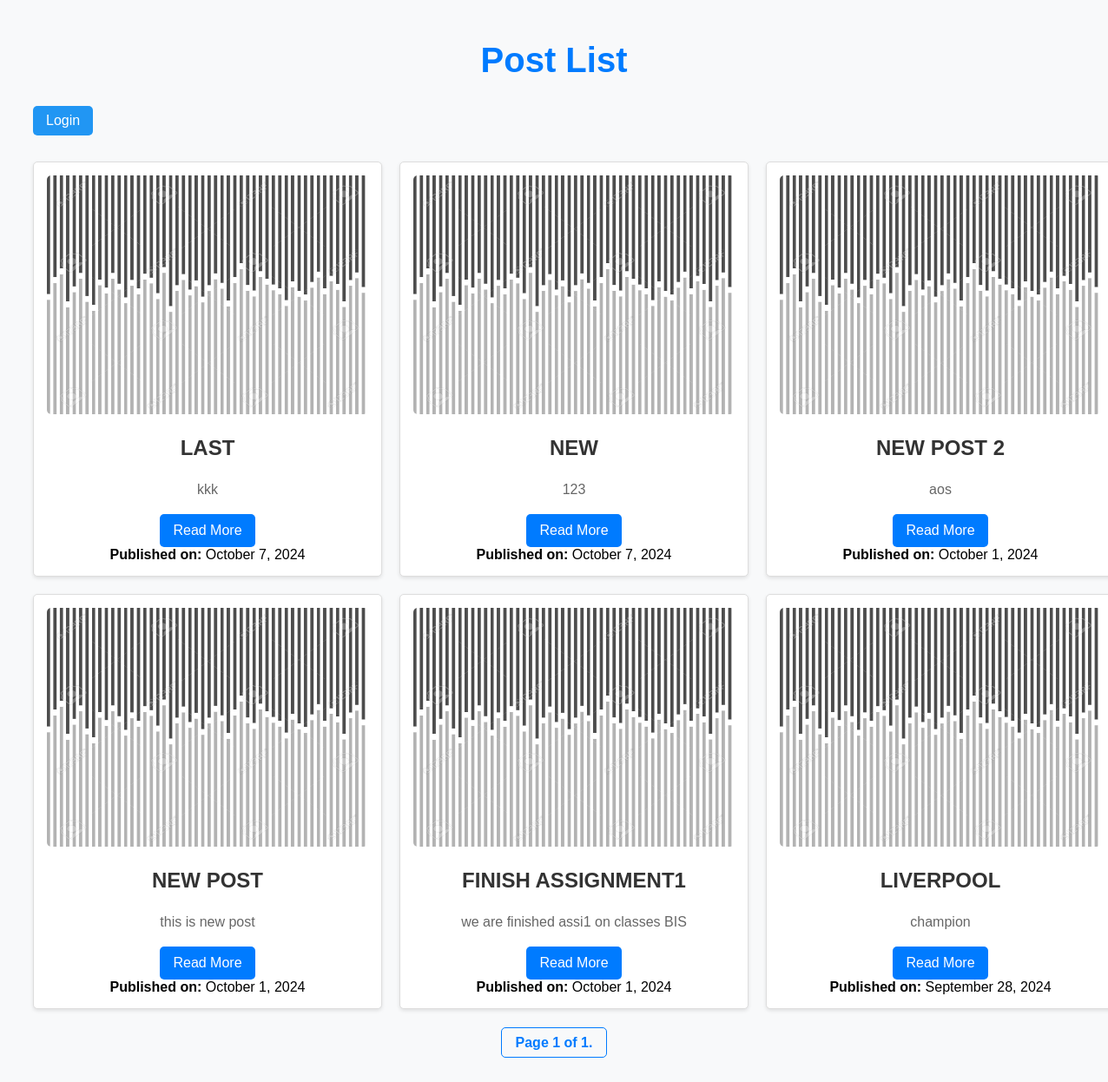
The page / on the database its author committed.
### blog/models.py (models this page shows, shortened)
class Post(models.Model):
    Title = models.CharField(max_length=250)
    Content = models.TextField()
    Created_at = models.DateTimeField(auto_now_add=True)
    Author = models.ForeignKey(User, on_delete=models.CASCADE)

### blog/views.py (the view)
# urls.py: path('', post_list, name='home'),
@csrf_exempt
def post_list(request):
    query = request.GET.get('q')
    posts = Post.objects.all().order_by('-Created_at')
    if query:
        posts = posts.filter(Q(Title__icontains=query) | Q(Content__icontains=query))
    paginator = Paginator(posts, 6)
    page_number = request.GET.get('page')
    page_obj = paginator.get_page(page_number)
    return render(request, 'post_list.html', {'page_obj': page_obj})

### blog/templates/post_list.html (shortened to what this page needs)
{% load static %}
<!DOCTYPE html>
<html lang="en">
<head>
    <link rel="stylesheet" href="{% static 'posts.css' %} ">
</head>
<body>
    <div class="container">
        <h1 class="title">Post List</h1>
        {% if user.is_authenticated %}
            <p style="font-size: 18px; font-weight: bold; color: #007BFF;;margin-bottom: 10px;">Welcome, {{ user.username }}!</p>
            <a class="toButtons" href="{% url 'profile' user.id %}">Profile</a>
            <a href="{% url 'post_form' %}" class="toButtons">New post</a>
            <a class="toButtons" href="{% url 'logout' %}">Logout</a>
            <form method="GET" action="{% url 'post_list' %}" class="search-form">
                <label>
                    <input type="text" name="q" placeholder="Search posts..." value="{{ query|default_if_none:'' }}">
                </label>
                <button type="submit">Search</button>
            </form>
        {% else %}
            <a class="toButtons" href="{% url 'login' %}">Login</a>
        {% endif %}
        {% if page_obj %}
        <div class="row">
            {% for post in page_obj %}
                <div class="postList">
                    <div class="single-blog-item">
                        <div class="blog-thumbnail">
                            <img src="{% static '94971573-abstract-lines-pattern-seamless-pattern-with-vertical-lines-and-halftone-transition-vector.jpg' %}" style="width: 370px; height: 275px; border-radius: 5px;" alt="postImage">
                        </div>
                        <div class="blog-content">
                            <h4>
                                <a class="postTitle" href="{% url 'post_detail' post.pk %}">{{ post.Title }}</a>
                            </h4>
                            <p>{{ post.Content }}</p>
                            <a href="{% url 'post_detail' post.pk %}" class="btnMore">Read More</a>
                        </div>
                        <span class="dateView">
                            <strong>Published on:</strong> {{ post.Created_at|date:"F j, Y" }}
                        </span>
                    </div>
                </div>
            {% endfor %}
        </div>
        <div class="pagination">
            <span class="step-links">
                <span class="current">
                    Page {{ page_obj.number }} of {{ page_obj.paginator.num_pages }}.
                </span>
            </span>
        </div>
        {% else %}
            <p>No posts are available at the moment.</p>
        {% endif %}
    </div>
</body>
</html>

### staticfiles/static/posts.css (style rules this page uses)
body { font-family: Arial, sans-serif; background-color: #f8f9fa; margin: 0; padding: 0; }
.container { width: 100%; max-width: 1200px; margin: 0 auto; padding: 20px; }
.pagination { text-align: center; margin-top: 20px; margin-bottom: 20px; }
.pagination .step-links { display: inline-block; }
.pagination .current { font-weight: bold; padding: 8px 16px; margin: 0 5px; border: 1px solid #007bff; border-radius: 5px; background-color: #f8f9fa; color: #007bff; }
.title { text-align: center; color: #007BFF; margin-bottom: 30px; font-size: 2.5em; }
.row { display: grid; grid-template-columns: repeat(3, 1fr); gap: 20px; margin-bottom: 30px; }
.postList { background-color: #fff; border: 1px solid #ddd; border-radius: 5px; box-shadow: 0 2px 4px rgba(0, 0, 0, 0.1); padding: 15px; text-align: center; transition: transform 0.3s ease; }
.postTitle { text-transform: uppercase; }
.blog-content h4 a { text-decoration: none; color: #333; font-size: 1.5em; margin-bottom: 10px; display: block; }
.blog-content p { font-size: 1em; color: #666; line-height: 1.6; margin-bottom: 15px; }
.btnMore { background-color: #007BFF; color: white; padding: 10px 15px; text-decoration: none; border-radius: 5px; font-size: 1em; display: inline-block; transition: background-color 0.3s ease; }

### blog/templates/post_list.html (style rules this page uses)
.pagination { text-align: center; margin-top: 20px; margin-bottom: 20px; }
.pagination .step-links { display: inline-block; }
.pagination .current { font-weight: bold; padding: 8px 16px; margin: 0 5px; border: 1px solid #007bff; border-radius: 5px; background-color: #f8f9fa; color: #007bff; }
.toButtons { display: inline-block; padding: 8px 15px; margin-right: 10px; background-color: #2196f3; color: white; text-decoration: none; border-radius: 5px;transition: background-color 0.3s ease; margin-bottom: 30px }

### rows shown on the page
Post: Title "LAST", Content "kkk", Created_at "October 7, 2024"
Post: Title "NEW", Content "123", Created_at "October 7, 2024"
Post: Title "NEW POST 2", Content "aos", Created_at "October 1, 2024"
Post: Title "NEW POST", Content "this is new post", Created_at "October 1, 2024"
Post: Title "FINISH ASSIGNMENT1", Content "we are finished assi1 on classes BIS", Created_at "October 1, 2024"
Post: Title "LIVERPOOL", Content "champion", Created_at "September 28, 2024"

### other values the page prints
{{ page_obj.number }} "1"
{{ page_obj.paginator.num_pages }} "1"
